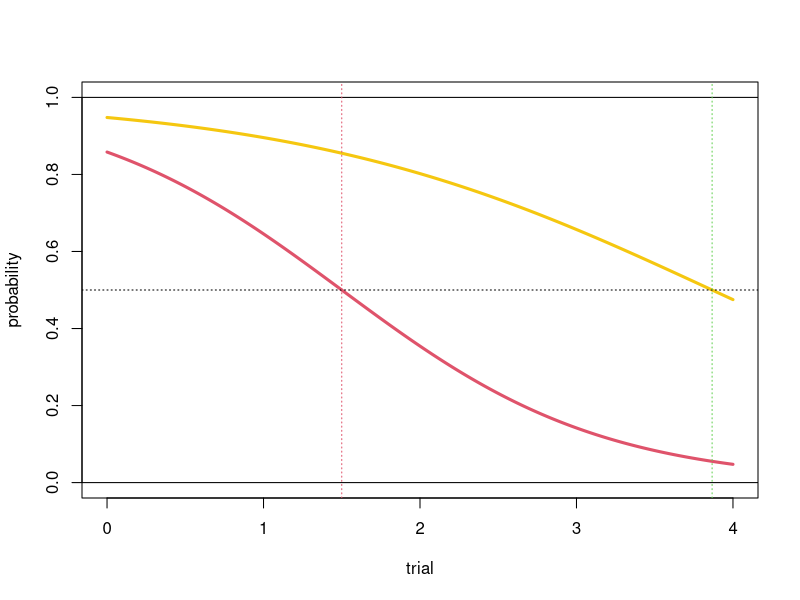
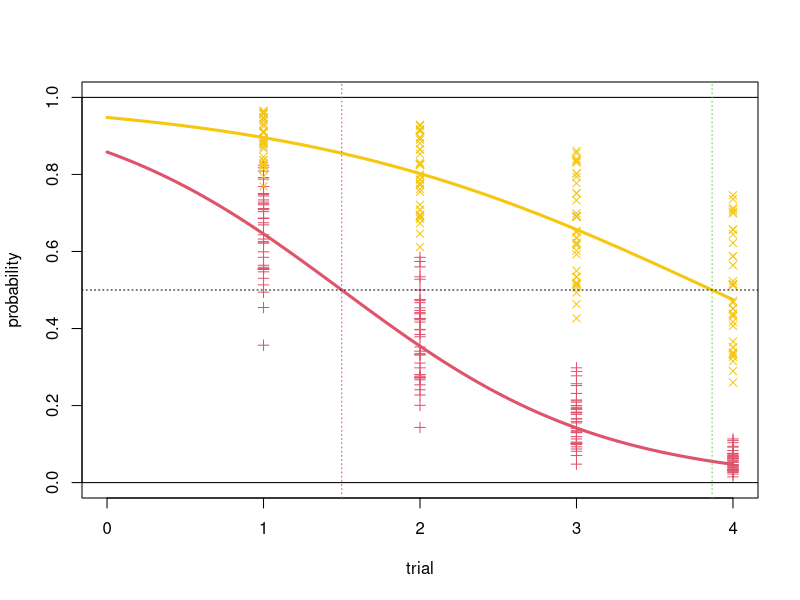
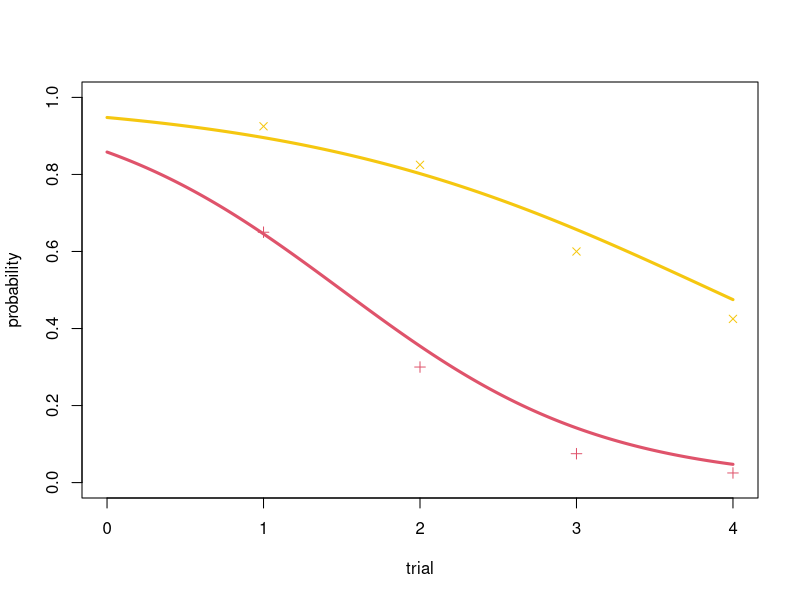

Generate these figures, in order, with R:
# Details ---------------------------------------------------------------
#       AUTHOR:	James Foster              DATE: 2023 04 26
#     MODIFIED:	James Foster              DATE: 2023 09 24
#
#  DESCRIPTION: Toy example of a binomial experiment spread over 4 trials
#               with consistent individual biases
#               
#       INPUTS: Starting parameters for the simulation
#               file to load.
#               
#      OUTPUTS: Saves model summary
#
#	   CHANGES: - 
#
#   REFERENCES: Bates D., Maechler M., Bolker B. & Walker S. (2015). 
#               Fitting Linear Mixed-Effects Models Using lme4.
#               Journal of Statistical Software, 67(1), 1-48. doi:10.18637/jss.v067.i01.
# 
#       USAGE:  
#TODO   ---------------------------------------------
#TODO   
#- Set up simulation  +
#- Test analysis      +
#- Individual slopes
#- Plotting
#- Nonlinear version?



# Load packages -----------------------------------------------------------
require(lme4)#package for modelling linear "mixed-effects" models
# mixed-effects models include a mixture of both population and group-level effects
# a population effect could be a change in probability proportional to some measured variable
# a group effect could a bias specific to some group, e.g. all trials by the same animal


# Seed random number generator --------------------------------------------
#simulation should be repeatable
set.seed(20230426)# date this script was started

# Starting parameters -----------------------------------------------------
n_indiv = 80 # total individuals
n_trials = 4 # trials per individual
n_treat = 2 # number of treatments (different individuals)

dt_sim = data.frame(indiv = sort(rep(x = 1:n_indiv, 
                                     times = n_trials)), #n_indiv each perform n_trials, sort by indiv number
                    treat = rep(x = sapply(X = 1:n_treat,
                                           FUN = rep,
                                           times = n_trials), #there are n treatments, shared equally across n_indiv
                                times = n_indiv/n_trials),
                    trial = rep(x = 1:n_trials,
                                times = n_indiv) #each indiv performs trials 1 to n
                    )

# Simulate curve -----------------------------------------------------------
zero_crossing = 1.5#  probability for treatment 1 would reach 0.5 between the 1st and 2nd trial
pop_trial_slope = -1.20 #change in log odds with every trial (70% reduction ≈ 1-exp(-1.20))
pop_treat_slope = 1.10 #change in log odds with treatment 2 (tripled odds ≈ exp(1.10))
pop_treat_trial_slope = 0.45 #change in trial effect with treatment 2 (quite large)
pop_intercept = -zero_crossing*pop_trial_slope # set intercept to match zero crossing (inflection point of sigmoid)
ind_intercept_sd = 0.5 #standard deviation of individual intercepts (log odds)
ind_trial_sd = 0.3 #standard deviation of individual trial slopes
residual_sd = 0.05#small source of unnaccounted error
# ind_treat_sd = 0.1 #standard deviation of individual treatment slopes #indistinguishable from intercept
ind_intercepts = rnorm(n = 1:n_indiv,
                       mean = 0,
                       sd = ind_intercept_sd)
ind_trial_bias = rnorm(n = 1:n_indiv,
                       mean = 0,
                       sd = ind_trial_sd)
#simulate continuous trial sequence
xx = seq(from  = 0, to  = n_trials, length.out = 1e3)
#simulate log odds for treatment 1
yy_lodds = pop_trial_slope*xx + pop_intercept 
#convert to average choice probability
yy_prob = plogis(yy_lodds)
#convert to probability
#simulate log odds for treatment 2
yy_lodds2 = (pop_trial_slope + pop_treat_trial_slope)*xx + 
              pop_intercept +pop_treat_slope
#convert to average choice probability
yy_prob2 = plogis(yy_lodds2)

#plot function
plot(x = xx, 
     y = yy_prob,
     ylim = c(0,1),
     type = 'l',
     col = 2,
     lwd = 3,
     ylab = 'probability',
     xlab = 'trial')
lines(x = xx,
      y = yy_prob2,
      col = 7,
      lwd = 3)
abline(h = c(1,0.5,0),
       lty = c(1,3,1))
abline(v = c(zero_crossing, #original p(50%)
             -(pop_intercept + pop_treat_slope) / 
               (pop_trial_slope + pop_treat_trial_slope)), #treatment 2 p(50%)
       lty = 3,
       col = c(2,3))


# . Generate simulated data -----------------------------------------------

# #Make an empty vector
# response_y = rep(x = NA,
#                  length = n_indiv * n_trials)

dt_sim = within(dt_sim,
              {
                 #each data point is generated from the animal's intercept
                 #plus the effect of treatment
                 #plus the effect of successive trials
                 #plus the animal's response (slope) to changing treatment
                 #scaled by the effect of successive trials
                 #plus a small additional source or error
                 
       response_y = pop_intercept + ind_intercepts[indiv] +
                    (trial) * (pop_trial_slope + 
                                 (treat-1) * pop_treat_trial_slope) + 
                     ind_trial_bias[indiv] +
                    (treat-1) *  +pop_treat_slope
                    rnorm(n = n_indiv * n_trials,
                          mean = 0,
                          sd = residual_sd)
              }
              )
#convert to probability and simulate binomial
dt_sim = within(dt_sim,
              {
                #each response on the log-odds scale gives us
                #response probability on a "logit" scale
                 p_response = plogis(response_y)
                 #that response probabilty determines the sting event
                 #which we observe once for each trial
                 sting = rbinom(n = n_indiv * n_trials, #total trial number
                                size = 1, # one observation per trial
                                prob = p_response)
              }
              )

# . Inspect simulated data ------------------------------------------------

# View(dt_sim)
summary(dt_sim)

#plot the expected probabilities for each individual (after added noise)
plot(x = xx, 
     y = yy_prob,
     ylim = c(0,1),
     type = 'l',
     col = 2,
     lwd = 3,
     ylab = 'probability',
     xlab = 'trial')
lines(x = xx,
      y = yy_prob2,
      col = 7,
      lwd = 3)
with(subset(x = dt_sim,
            subset = treat == 1),
     points(x = trial,
            y = p_response,
            col = 2,
            pch = 3)
      )

with(subset(x = dt_sim,
            subset = treat == 2),
     points(x = trial,
            y = p_response,
            col = 7,
            pch = 4)
      )

abline(h = c(1,0.5,0),
       lty = c(1,3,1))
abline(v = c(zero_crossing, #original p(50%)
             -(pop_intercept + pop_treat_slope) / 
               (pop_trial_slope + pop_treat_trial_slope)), #treatment 2 p(50%)
       lty = 3,
       col = c(2,3))


# . aggregate simulated data to summarise ---------------------------------
dt_agg = aggregate(sting ~ trial*treat,
                   data = dt_sim,
                   FUN = mean)


#plot the expected probabilities for each individual (after added noise)
plot(x = xx, 
     y = yy_prob,
     ylim = c(0,1),
     type = 'l',
     col = 2,
     lwd = 3,
     ylab = 'probability',
     xlab = 'trial')
lines(x = xx,
      y = yy_prob2,
      col = 7,
      lwd = 3)
with(subset(x = dt_agg,
            subset = treat == 1),
     points(x = trial,
            y = sting,
            col = 2,
            pch = 3)
      )

with(subset(x = dt_agg,
            subset = treat == 2),
     points(x = trial,
            y = sting,
            col = 7,
            pch = 4)
      )


# Load packages required for mixed-effects modelling ----------------------
require(lme4)
# Fit a generalised linear model ------------------------------------------

#set some useful optimiser settings for models with many paramters
ctrl_opt = glmerControl(optimizer = 'bobyqa') #efficient optimiser for models with many parameters

#Maximal model with random intercepts for individuals
glmm.max = glmer(formula = sting~
                    treat * trial +
                    (1 + treat * trial | indiv),
                 data = dt_sim,
                 control = ctrl_opt,
                 family = binomial(link = 'logit')
)
#boundary (singular) fit: see ?isSingular
#Some random effects are too small to estimate properly, common warning
#Null model, with only random effects
glmm.null = glmer(formula = sting~
                     1 + (1|indiv),
                  data = dt_sim,
                  family = binomial(link = 'logit')
)
# Model comparison --------------------------------------------------------
#To prove any fixed effects, the mixed-effects model has to
#describe the data better than the random effects model alone.
extractAIC(glmm.max)[2]#2nd component is the AIC, 1st is the d.f.
extractAIC(glmm.null)[2]
#If AIC is lower for the maximal model, then the maximal model fits
# 323.4593 < 439.8845
#We can also perform a likelihood ratio test, confusingly called "anova"
anova(glmm.max, glmm.null, test = 'Chisq')
#This gives the same answer as the AIC, but the difference can be reported with
#a test statistic and p-value
##           npar    AIC    BIC  logLik deviance  Chisq Df Pr(>Chisq)
## glmm.null     2 439.88 447.42 -217.94   435.88                                        
## glmm.max     14 323.46 376.22 -147.73   295.46 140.43 12  < 2.2e-16 ***

#report:
#change in deviance = 140.43   
#change in degrees of freedom = 12
#p < 0.0001
#(often p < 2.2e-16; the smallest number the computer can think of)

# Check model reduction options -------------------------------------------
#If we are not sure that we need all of our parameters, we might consider model reduction.
#This is not always necessary, and without a good rationale it may be preferable
#to use the maximal model, which controls for all possible combinations of parameters.

#can we remove one or more fixed effect to improve the model fit?

#effect of stimulus-type interaction
no_int = update(object = glmm.max, 
                .~. - treat:trial - #remove the interaction
                  (1 + treat * trial | indiv) + #remove random effects that include it
                  (1 + treat + trial | indiv) #replace them with random effect that exclude it
)
anova(glmm.max,
      no_int)

# no_int: sting ~ treat + trial + (1 + treat + trial | indiv)
# glmm.max: sting ~ treat * trial + (1 + treat * trial | indiv)
#           npar    AIC    BIC  logLik deviance  Chisq Df Pr(>Chisq)   
# no_int       9 314.97 348.88 -148.49   296.97           
# glmm.max    14 323.46 376.22 -147.73   295.46 1.5103  5     0.9119
#lower AIC following the parameter's removal indicates 
#that the model without an interaction is a better fit.
#However, the difference is not significant, so there is
#no significant evidence for or against an interaction.

#We simulated quite a substantial effect 
#(change in log odds of 0.45, an exp(0.45) ≈ 1.57 x increase in relative sting prob per trial),
#but it appears hard to detect in this size of dataset.


#We can also use this method to report the strength of our fixed effects
#we would report this as:
#likelihood ratio test, change in deviance  = 1.5103, d.f. = 5, p = 0.9119

#effect of treatment
no_treatment = update(object = no_int, 
                     .~. - treat - #remove the effect of treatment
                       (1 + treat + trial | indiv) + #remove random effects that include it
                       (1 + trial | indiv) #replace them with random effect that exclude it
)
anova(no_int,
      no_treatment)
##              npar   AIC   BIC   logLik deviance  Chisq Df Pr(>Chisq)    
## no_treatment    5 359.78 378.62 -174.89   349.78                           
## no_int          9 314.97 348.88 -148.49   296.97 52.811  4  9.332e-11 ***

#larger AIC following the parameter's removal indicates 
#that the model without an effect of treatment is a significantly poorer fit
#therefore, there is a significant effect of treatment
#we would report this as:
#likelihood ratio test, change in deviance  = 52.811, d.f. = 4, p < 0.001

#effect of trial
no_trial = update(object = no_treatment, 
                 .~. - trial - #remove the effect of type
                   (1 + trial | indiv) + #remove random effects that include it
                   (1 | indiv) #replace them with random effect that exclude it
)
anova(no_treatment,
      no_trial)
##              npar   AIC   BIC   logLik deviance  Chisq Df Pr(>Chisq)    
## no_trial        2 439.01 446.55 -217.50   435.01                       
## no_treatment    5 359.78 378.62 -174.89   349.78 85.229  3  < 2.2e-16 ***

#larger AIC following the parameter's removal indicates 
#that the model without an effect of trial is a significantly poorer fit
#therefore, there is a significant effect of trial
#we would report this as:
#likelihood ratio test, change in deviance  = 85.229, d.f. = 3, p < 0.001


# Discarded ---------------------------------------------------------------
# #Loop through experiment design and generate theoretical response
# for (ii in 1:length(response_y))
# {
#    #each data point is generated from the animal's intercept
#    #plus the effect of treatment
#    #plus the effect of successive trials
#    #plus the animal's response (slope) to changing treatment
#    #scaled by the effect of successive trials
#    #plus a small additional source or error
#    response_y[ii] = ind_intercepts[animal[ii]] +
#       (stype[ii] - 1) * type_mean +
#       (slope_animal[animal[ii]] +
#           (stype[ii] - 1) * type_slope * type_animal[animal[ii]]) * stimulus[ii] +
#       rnorm(n = 1,
#             mean = 0,
#             sd = residual_sd)
# }
# #convert to binomial
# correct_incorrect = rbinom(n = length(response_y),
#                            size = 1,
#                            prob = plogis(q = response_y - mean(response_y)) )
# 
# 
# # Combine this into a single data.frame format object,
# # with the experimental design and the measured response data
# sim_data = data.frame(
#    correct_incorrect = correct_incorrect,
#    animal = LETTERS[animal],
#    #animal names will now be capital letters
#    stimulus = stimulus,
#    type = factor(stype,
#                  labels = c('alpha',
#                             'beta'))
# )


